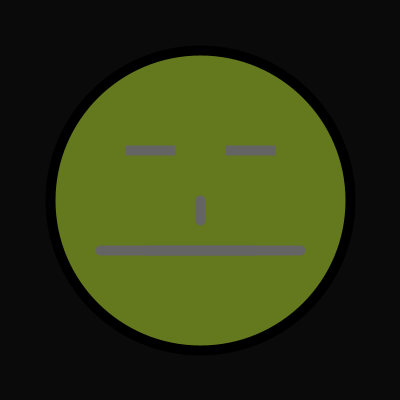
Frame 1 (no input)
Frame 60 (the mouse pressed at the canvas centre just before this capture): identical to frame 1, image omitted
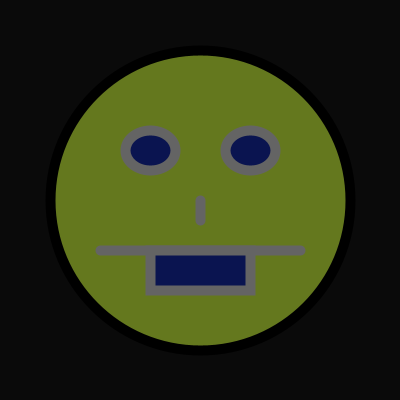
Frame 120 (the mouse held since frame 60 and released just before this capture)

The Processing sketch that drew these frames (run headless with seeded random() and noise(); from frame 60 on, the mouse is pressed at the canvas centre):

// Processing sketch: processing_92316
// ── processing_92316.pde

void setup() {
  size(400, 400);
  smooth();
  
  strokeWeight(10);
}


void draw() {
     background(10);
     fill(100, 120, 30);
     stroke(0);

    ellipse(200, 200, 300, 300);
    stroke(100);
    line(100, 250, 300, 250);
    line(200, 200, 200, 220);
    
    fill(10, 20, 80);
    ellipse(250, 150, 50, mouseX / 5);
    ellipse(150, 150, 50, mouseY / 5);
    
    rect(150, 250, 100, mouseX/ 5);
  
}
